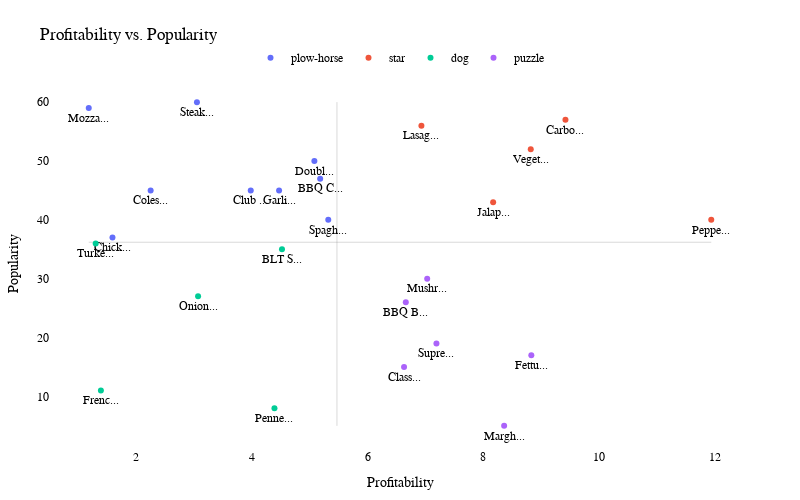

Notebook source saved alongside this figure:
### Markdown cell above
# Visualization 2

### Code cell
import plotly.express as px

# Define thresholds for profitability and popularity
profitability_threshold = df['contribution_margin'].mean()
popularity_threshold = df['number_sold'].mean()

# Assign labels based on profitability and popularity categories
df['label'] = ''
df.loc[(df['contribution_margin'] > profitability_threshold) & (df['number_sold'] > popularity_threshold), 'label'] = 'star'
df.loc[(df['contribution_margin'] > profitability_threshold) & (df['number_sold'] <= popularity_threshold), 'label'] = 'puzzle'
df.loc[(df['contribution_margin'] <= profitability_threshold) & (df['number_sold'] > popularity_threshold), 'label'] = 'plow-horse'
df.loc[(df['contribution_margin'] <= profitability_threshold) & (df['number_sold'] <= popularity_threshold), 'label'] = 'dog'

# Abbreviate data point text labels
df['abbreviated_menu_item'] = df['menu_item'].str[:5] + '...'

# Create a scatter plot using Plotly Express
fig = px.scatter(df, x='contribution_margin', y='number_sold', color='label', text='abbreviated_menu_item', size_max=10)

# Customize the plot appearance
fig.update_traces(
    textfont=dict(color='black', size=12),  # Increase the font size
    hovertemplate='<b>%{text}</b>',
    textposition='bottom center'  # Position the text labels at the bottom center
)
fig.update_layout(
    title='Profitability vs. Popularity',
    xaxis_title='Profitability',
    yaxis_title='Popularity',
    width=800,
    height=500,
    template='plotly_white',  # Use a simple white template
    font_family='Arial',
    font_color='black',
    legend=dict(
        orientation='h',
        yanchor='top',
        y=1.1,  # Adjust the position
        xanchor='center',
        x=0.5,
        itemclick=False,
        title=None  # Remove the legend title
    ),
    margin=dict(t=80, b=50, l=50, r=50),
    xaxis=dict(
        zeroline=True,  # Show the x-axis line
        zerolinecolor='gray',  # Set the color of the x-axis line
        zerolinewidth=1,  # Set the width of the x-axis line
        showgrid=False  # Remove the x-axis gridlines
    ),
    yaxis=dict(
        zeroline=True,  # Show the y-axis line
        zerolinecolor='gray',  # Set the color of the y-axis line
        zerolinewidth=1,  # Set the width of the y-axis line
        showgrid=False  # Remove the y-axis gridlines
    ),
    shapes=[
        dict(
            type="line",
            x0=min(df['contribution_margin']),
            y0=df['number_sold'].mean(),
            x1=max(df['contribution_margin']),
            y1=df['number_sold'].mean(),
            line=dict(color='gray', width=1),
            opacity=0.3,
            layer='below'
        ),
        dict(
            type="line",
            x0=df['contribution_margin'].mean(),
            y0=min(df['number_sold']),
            x1=df['contribution_margin'].mean(),
            y1=max(df['number_sold']),
            line=dict(color='gray', width=1),
            opacity=0.3,
            layer='below'
        )
    ]
)

# Show the plot
fig.show()

### Figure 1 — Plotly figure (JSON) as saved in the notebook; plotly's stock layout.template omitted (floating-point values rounded to 4 significant figures)
{"data": [{"hovertemplate": "<b>%{text}</b>", "legendgroup": "plow-horse", "marker": {"color": "#636efa", "symbol": "circle"}, "mode": "markers+text", "name": "plow-horse", "orientation": "v", "showlegend": true, "text": ["Spagh...", "Doubl...", "Coles...", "Garli...", "Mozza...", "Club ...", "Steak...", "Chick...", "BBQ C..."], "textfont": {"color": "black", "size": 12}, "textposition": "bottom center", "type": "scatter", "x": [5.32, 5.08, 2.25, 4.47, 1.18, 3.98, 3.05, 1.59, 5.18], "xaxis": "x", "y": [40, 50, 45, 45, 59, 45, 60, 37, 47], "yaxis": "y"}, {"hovertemplate": "<b>%{text}</b>", "legendgroup": "star", "marker": {"color": "#EF553B", "symbol": "circle"}, "mode": "markers+text", "name": "star", "orientation": "v", "showlegend": true, "text": ["Lasag...", "Carbo...", "Jalap...", "Veget...", "Peppe..."], "textfont": {"color": "black", "size": 12}, "textposition": "bottom center", "type": "scatter", "x": [6.93, 9.42, 8.17, 8.82, 11.94], "xaxis": "x", "y": [56, 57, 43, 52, 40], "yaxis": "y"}, {"hovertemplate": "<b>%{text}</b>", "legendgroup": "dog", "marker": {"color": "#00cc96", "symbol": "circle"}, "mode": "markers+text", "name": "dog", "orientation": "v", "showlegend": true, "text": ["Penne...", "Onion...", "Frenc...", "Turke...", "BLT S..."], "textfont": {"color": "black", "size": 12}, "textposition": "bottom center", "type": "scatter", "x": [4.39, 3.07, 1.39, 1.3, 4.52], "xaxis": "x", "y": [8, 27, 11, 36, 35], "yaxis": "y"}, {"hovertemplate": "<b>%{text}</b>", "legendgroup": "puzzle", "marker": {"color": "#ab63fa", "symbol": "circle"}, "mode": "markers+text", "name": "puzzle", "orientation": "v", "showlegend": true, "text": ["Fettu...", "Class...", "BBQ B...", "Mushr...", "Supre...", "Margh..."], "textfont": {"color": "black", "size": 12}, "textposition": "bottom center", "type": "scatter", "x": [8.83, 6.63, 6.66, 7.03, 7.19, 8.36], "xaxis": "x", "y": [17, 15, 26, 30, 19, 5], "yaxis": "y"}], "layout": {"font": {"color": "black", "family": "Arial"}, "height": 500, "legend": {"itemclick": false, "orientation": "h", "title": {}, "tracegroupgap": 0, "x": 0.5, "xanchor": "center", "y": 1.1, "yanchor": "top"}, "margin": {"b": 50, "l": 50, "r": 50, "t": 80}, "shapes": [{"layer": "below", "line": {"color": "gray", "width": 1}, "opacity": 0.3, "type": "line", "x0": 1.18, "x1": 11.94, "y0": 36.2, "y1": 36.2}, {"layer": "below", "line": {"color": "gray", "width": 1}, "opacity": 0.3, "type": "line", "x0": 5.47, "x1": 5.47, "y0": 5, "y1": 60}], "title": {"text": "Profitability vs. Popularity"}, "width": 800, "xaxis": {"anchor": "y", "autorange": true, "domain": [0, 1], "range": [0.5101, 12.61], "showgrid": false, "title": {"text": "Profitability"}, "type": "linear", "zeroline": true, "zerolinecolor": "gray", "zerolinewidth": 1}, "yaxis": {"anchor": "x", "autorange": true, "domain": [0, 1], "range": [1.236, 63.76], "showgrid": false, "title": {"text": "Popularity"}, "type": "linear", "zeroline": true, "zerolinecolor": "gray", "zerolinewidth": 1}}}
